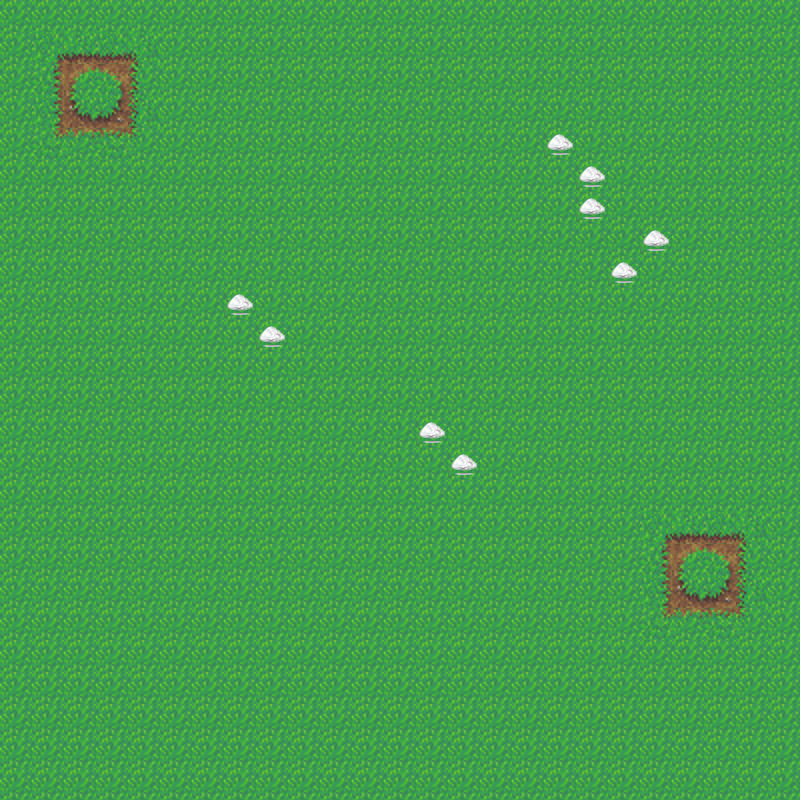

Rendered tile map (Tiled .tmx) drawn with the repository's tilesets; below, a short description and the full map source, tile grids included:
An orthogonal 25x25 tile map with 32x32 px tiles, 3 tile layers (ground, clouds, more_clouds).

<map version="1.0" orientation="orthogonal" width="25" height="25" tilewidth="32" tileheight="32">
 <tileset firstgid="1" name="grass-tiles-2-small" tilewidth="32" tileheight="32">
  <image source="tileset/grass-tiles-2-small.png" width="384" height="192" />
 </tileset>
 <layer name="ground" width="25" height="25">
  <data encoding="csv">
1,1,1,1,1,1,1,1,1,1,1,1,1,1,1,1,1,1,1,1,1,1,1,1,1,
1,16,37,38,15,1,1,1,1,1,1,1,1,1,1,1,1,1,1,1,1,1,1,1,1,
1,28,5,6,27,1,1,1,1,1,1,1,1,1,1,1,1,1,1,1,1,1,1,1,1,
1,40,17,18,39,1,1,1,1,1,1,1,1,1,1,1,1,1,1,1,1,1,1,1,1,
1,52,25,26,3,1,1,1,1,1,1,1,1,1,1,1,1,1,1,1,1,1,1,1,1,
1,1,1,1,1,1,1,1,1,1,1,1,1,1,1,1,1,1,1,1,1,1,1,1,1,
1,1,1,1,1,1,1,1,1,1,1,1,1,1,1,1,1,1,1,1,1,1,1,1,1,
1,1,1,1,1,1,1,1,1,1,1,1,1,1,1,1,1,1,1,1,1,1,1,1,1,
1,1,1,1,1,1,1,1,1,1,1,1,1,1,1,1,1,1,1,1,1,1,1,1,1,
1,1,1,1,1,1,1,1,1,1,1,1,1,1,1,1,1,1,1,1,1,1,1,1,1,
1,1,1,1,1,1,1,1,1,1,1,1,1,1,1,1,1,1,1,1,1,1,1,1,1,
1,1,1,1,1,1,1,1,1,1,1,1,1,1,1,1,1,1,1,1,1,1,1,1,1,
1,1,1,1,1,1,1,1,1,1,1,1,1,1,1,1,1,1,1,1,1,1,1,1,1,
1,1,1,1,1,1,1,1,1,1,1,1,1,1,1,1,1,1,1,1,1,1,1,1,1,
1,1,1,1,1,1,1,1,1,1,1,1,1,1,1,1,1,1,1,1,1,1,1,1,1,
1,1,1,1,1,1,1,1,1,1,1,1,1,1,1,1,1,1,1,1,1,1,1,1,1,
1,1,1,1,1,1,1,1,1,1,1,1,1,1,1,1,1,1,1,1,16,37,38,15,1,
1,1,1,1,1,1,1,1,1,1,1,1,1,1,1,1,1,1,1,1,28,5,6,27,1,
1,1,1,1,1,1,1,1,1,1,1,1,1,1,1,1,1,1,1,1,40,17,18,39,1,
1,1,1,1,1,1,1,1,1,1,1,1,1,1,1,1,1,1,1,1,52,25,26,3,1,
1,1,1,1,1,1,1,1,1,1,1,1,1,1,1,1,1,1,1,1,1,1,1,1,1,
1,1,1,1,1,1,1,1,1,1,1,1,1,1,1,1,1,1,1,1,1,1,1,1,1,
1,1,1,1,1,1,1,1,1,1,1,1,1,1,1,1,1,1,1,1,1,1,1,1,1,
1,1,1,1,1,1,1,1,1,1,1,1,1,1,1,1,1,1,1,1,1,1,1,1,1,
1,1,1,1,1,1,1,1,1,1,1,1,1,1,1,1,1,1,1,1,1,1,1,1,1
</data>
 </layer>
 <layer name="clouds" width="25" height="25">
  <data encoding="csv">
0,0,0,0,0,0,0,0,0,0,0,0,0,0,0,0,0,0,0,0,0,0,0,0,0,
0,0,0,0,0,0,0,0,0,0,0,0,0,0,0,0,0,0,0,0,0,0,0,0,0,
0,0,0,0,0,0,0,0,0,0,0,0,0,0,0,0,0,0,0,0,0,0,0,0,0,
0,0,0,0,0,0,0,0,0,0,0,0,0,0,0,0,0,0,0,0,0,0,0,0,0,
0,0,0,0,0,0,0,0,0,0,0,0,0,0,0,0,0,35,0,0,0,0,0,0,0,
0,0,0,0,0,0,0,0,0,0,0,0,0,0,0,0,0,0,35,0,0,0,0,0,0,
0,0,0,0,0,0,0,0,0,0,0,0,0,0,0,0,0,0,35,0,0,0,0,0,0,
0,0,0,0,0,0,0,0,0,0,0,0,0,0,0,0,0,0,0,0,35,0,0,0,0,
0,0,0,0,0,0,0,0,0,0,0,0,0,0,0,0,0,0,0,35,0,0,0,0,0,
0,0,0,0,0,0,0,0,0,0,0,0,0,0,0,0,0,0,0,0,0,0,0,0,0,
0,0,0,0,0,0,0,0,0,0,0,0,0,0,0,0,0,0,0,0,0,0,0,0,0,
0,0,0,0,0,0,0,0,0,0,0,0,0,0,0,0,0,0,0,0,0,0,0,0,0,
0,0,0,0,0,0,0,0,0,0,0,0,0,0,0,0,0,0,0,0,0,0,0,0,0,
0,0,0,0,0,0,0,0,0,0,0,0,0,0,0,0,0,0,0,0,0,0,0,0,0,
0,0,0,0,0,0,0,0,0,0,0,0,0,0,0,0,0,0,0,0,0,0,0,0,0,
0,0,0,0,0,0,0,0,0,0,0,0,0,0,0,0,0,0,0,0,0,0,0,0,0,
0,0,0,0,0,0,0,0,0,0,0,0,0,0,0,0,0,0,0,0,0,0,0,0,0,
0,0,0,0,0,0,0,0,0,0,0,0,0,0,0,0,0,0,0,0,0,0,0,0,0,
0,0,0,0,0,0,0,0,0,0,0,0,0,0,0,0,0,0,0,0,0,0,0,0,0,
0,0,0,0,0,0,0,0,0,0,0,0,0,0,0,0,0,0,0,0,0,0,0,0,0,
0,0,0,0,0,0,0,0,0,0,0,0,0,0,0,0,0,0,0,0,0,0,0,0,0,
0,0,0,0,0,0,0,0,0,0,0,0,0,0,0,0,0,0,0,0,0,0,0,0,0,
0,0,0,0,0,0,0,0,0,0,0,0,0,0,0,0,0,0,0,0,0,0,0,0,0,
0,0,0,0,0,0,0,0,0,0,0,0,0,0,0,0,0,0,0,0,0,0,0,0,0,
0,0,0,0,0,0,0,0,0,0,0,0,0,0,0,0,0,0,0,0,0,0,0,0,0
</data>
 </layer>
 <layer name="more_clouds" width="25" height="25">
  <data encoding="csv">
0,0,0,0,0,0,0,0,0,0,0,0,0,0,0,0,0,0,0,0,0,0,0,0,0,
0,0,0,0,0,0,0,0,0,0,0,0,0,0,0,0,0,0,0,0,0,0,0,0,0,
0,0,0,0,0,0,0,0,0,0,0,0,0,0,0,0,0,0,0,0,0,0,0,0,0,
0,0,0,0,0,0,0,0,0,0,0,0,0,0,0,0,0,0,0,0,0,0,0,0,0,
0,0,0,0,0,0,0,0,0,0,0,0,0,0,0,0,0,0,0,0,0,0,0,0,0,
0,0,0,0,0,0,0,0,0,0,0,0,0,0,0,0,0,0,0,0,0,0,0,0,0,
0,0,0,0,0,0,0,0,0,0,0,0,0,0,0,0,0,0,0,0,0,0,0,0,0,
0,0,0,0,0,0,0,0,0,0,0,0,0,0,0,0,0,0,0,0,0,0,0,0,0,
0,0,0,0,0,0,0,0,0,0,0,0,0,0,0,0,0,0,0,0,0,0,0,0,0,
0,0,0,0,0,0,0,35,0,0,0,0,0,0,0,0,0,0,0,0,0,0,0,0,0,
0,0,0,0,0,0,0,0,35,0,0,0,0,0,0,0,0,0,0,0,0,0,0,0,0,
0,0,0,0,0,0,0,0,0,0,0,0,0,0,0,0,0,0,0,0,0,0,0,0,0,
0,0,0,0,0,0,0,0,0,0,0,0,0,0,0,0,0,0,0,0,0,0,0,0,0,
0,0,0,0,0,0,0,0,0,0,0,0,0,35,0,0,0,0,0,0,0,0,0,0,0,
0,0,0,0,0,0,0,0,0,0,0,0,0,0,35,0,0,0,0,0,0,0,0,0,0,
0,0,0,0,0,0,0,0,0,0,0,0,0,0,0,0,0,0,0,0,0,0,0,0,0,
0,0,0,0,0,0,0,0,0,0,0,0,0,0,0,0,0,0,0,0,0,0,0,0,0,
0,0,0,0,0,0,0,0,0,0,0,0,0,0,0,0,0,0,0,0,0,0,0,0,0,
0,0,0,0,0,0,0,0,0,0,0,0,0,0,0,0,0,0,0,0,0,0,0,0,0,
0,0,0,0,0,0,0,0,0,0,0,0,0,0,0,0,0,0,0,0,0,0,0,0,0,
0,0,0,0,0,0,0,0,0,0,0,0,0,0,0,0,0,0,0,0,0,0,0,0,0,
0,0,0,0,0,0,0,0,0,0,0,0,0,0,0,0,0,0,0,0,0,0,0,0,0,
0,0,0,0,0,0,0,0,0,0,0,0,0,0,0,0,0,0,0,0,0,0,0,0,0,
0,0,0,0,0,0,0,0,0,0,0,0,0,0,0,0,0,0,0,0,0,0,0,0,0,
0,0,0,0,0,0,0,0,0,0,0,0,0,0,0,0,0,0,0,0,0,0,0,0,0
</data>
 </layer>
</map>